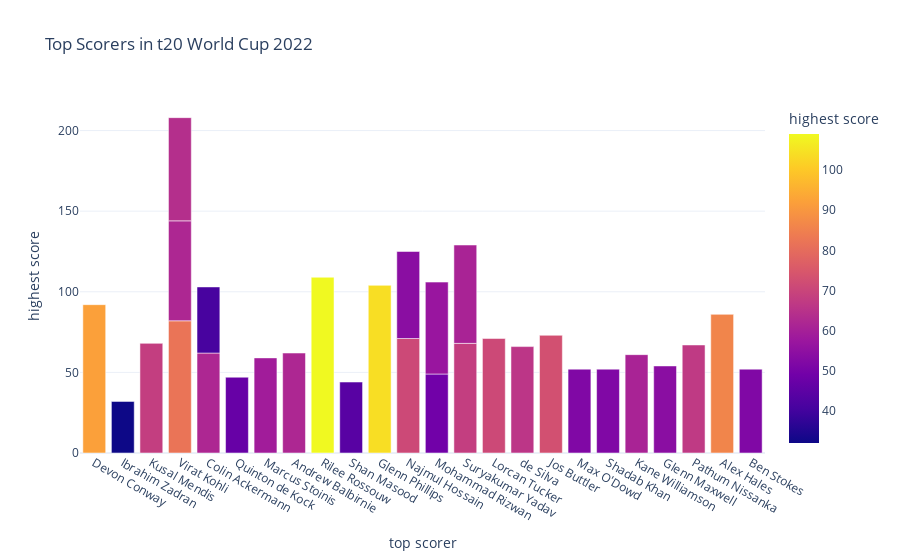

Write notebook code for a chart like this one.
### Code cell
figure = px.bar(data, 
                x=data["top scorer"], 
                y = data["highest score"], 
                color = data["highest score"],
                title="Top Scorers in t20 World Cup 2022")
figure.show()

### Figure 1 — Plotly figure (JSON) as saved in the notebook; plotly's stock layout.template omitted (floating-point values rounded to 4 significant figures)
{"data": [{"alignmentgroup": "True", "hovertemplate": "top scorer=%{x}<br>highest score=%{marker.color}<extra></extra>", "legendgroup": "", "marker": {"color": [92, 32, 68, 82, 62, 47, 59, 62, null, 109, 62, 44, null, null, 104, 71, 49, 68, 71, 66, 73, 52, 64, 52, 61, 54, 67, 41, 54, 61, 57, 86, 52], "coloraxis": "coloraxis", "pattern": {"shape": ""}}, "name": "", "offsetgroup": "", "orientation": "v", "showlegend": false, "textposition": "auto", "type": "bar", "x": ["Devon Conway", "Ibrahim Zadran", "Kusal Mendis", "Virat Kohli", "Colin Ackermann", "Quinton de Kock", "Marcus Stoinis", "Andrew Balbirnie", null, "Rilee Rossouw", "Virat Kohli", "Shan Masood", null, null, "Glenn Phillips", "Najmul Hossain", "Mohammad Rizwan", "Suryakumar Yadav", "Lorcan Tucker", "de Silva", "Jos Buttler", "Max O'Dowd", "Virat Kohli", "Shadab Khan", "Kane Williamson", "Glenn Maxwell", "Pathum Nissanka", "Colin Ackermann", "Najmul Hossain", "Suryakumar Yadav", "Mohammad Rizwan", "Alex Hales", "Ben Stokes"], "xaxis": "x", "y": [92, 32, 68, 82, 62, 47, 59, 62, null, 109, 62, 44, null, null, 104, 71, 49, 68, 71, 66, 73, 52, 64, 52, 61, 54, 67, 41, 54, 61, 57, 86, 52], "yaxis": "y"}], "layout": {"barmode": "relative", "coloraxis": {"colorbar": {"title": {"text": "highest score"}}, "colorscale": [[0, "#0d0887"], [0.1111, "#46039f"], [0.2222, "#7201a8"], [0.3333, "#9c179e"], [0.4444, "#bd3786"], [0.5556, "#d8576b"], [0.6667, "#ed7953"], [0.7778, "#fb9f3a"], [0.8889, "#fdca26"], [1, "#f0f921"]]}, "legend": {"tracegroupgap": 0}, "title": {"text": "Top Scorers in t20 World Cup 2022"}, "xaxis": {"anchor": "y", "domain": [0, 1], "title": {"text": "top scorer"}}, "yaxis": {"anchor": "x", "domain": [0, 1], "title": {"text": "highest score"}}}}
